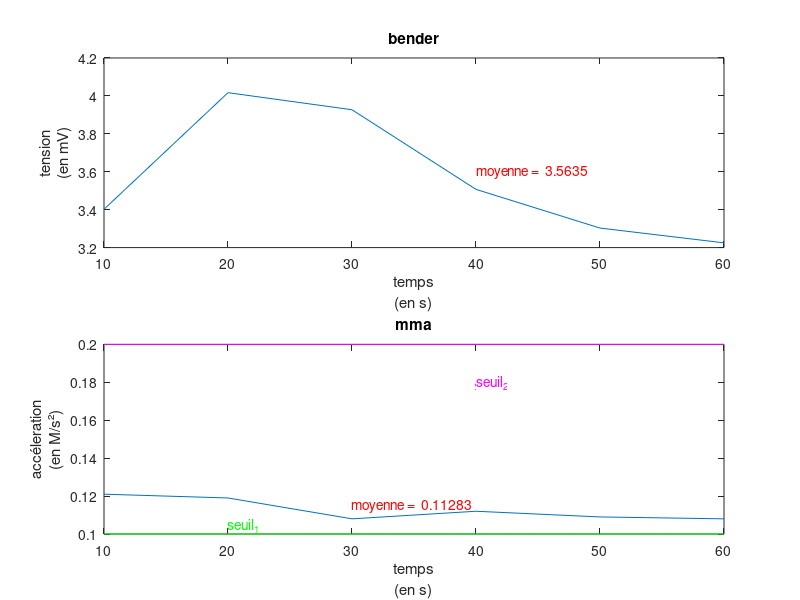
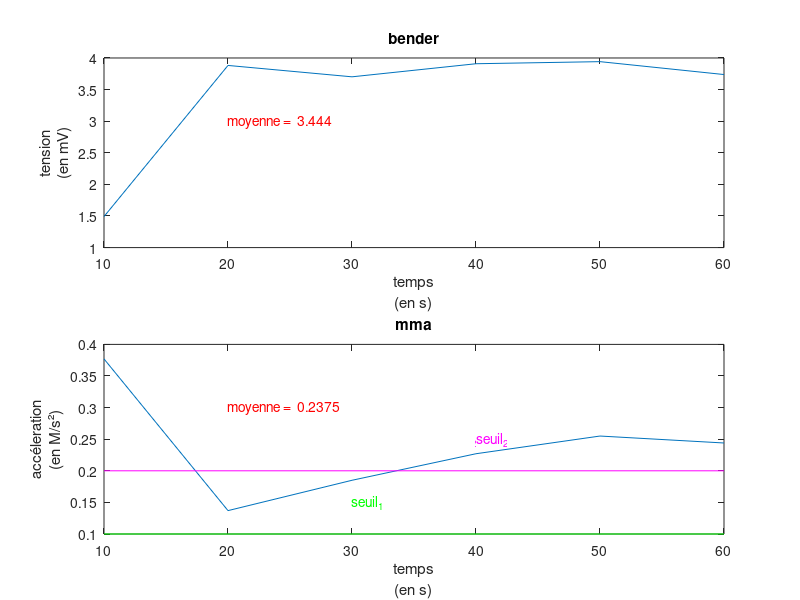
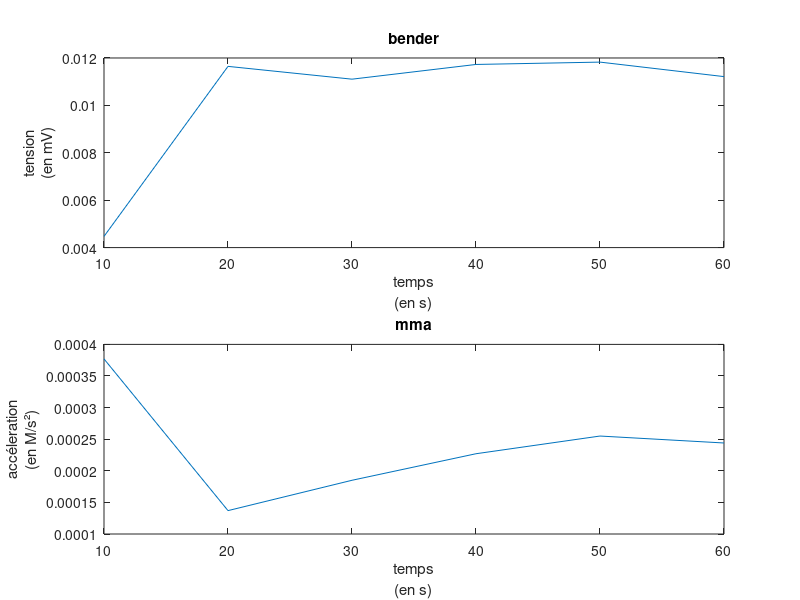

Recreate these plots in MATLAB, in order.
clear all;
close all;
%calcul des valeurs moyennes selon différents sénario

%% calme
bender= [1134;1339;1309;1169;1101;1075];
%bender= [1256;1289;1239;1283;1261;1216];
%bender=[571;1263;1274;600;1273;1272];
%bender=[669;1287;1297;605;1261;1267];
%bender=[1354;1512;92;1256;1307;620];
bender = 3*bender/1000;
norme = [121;119;108;112;109;108];
%norme = [99;102;141;105;105;11];
%norme = [104;97;97;141;98;97];
%norme=[108;96;97;72;96;96];
%norme=[96;97;93;97;97;132];
norme = norme/1000;
sumb = 0;
sumn = 0;
calmebender =0;
calmemma =0;
for i=1:6
   %bender(i)
  sumb = sumb + bender(i);
  sumn = sumn + norme(i);
end
calmebender = sumb/6
calmemma = sumn/6


%tracé des conditions calme
time = [10;20;30;40;50;60];
%figure(1)
figure ('Name','calme')
t.Padding = 'none';
t.TileSpacing = 'none';
subplot(2,1,1);
plot(time(1 : end),bender);
xlabel({'temps','(en s)'});
ylabel({'tension','(en mV)'});
str = ['moyenne =  ',num2str(calmebender)];
text(40,3.6,str,'Color','r')
title('bender');

subplot(2,1,2);
plot(time(1 : end),norme);
hold on;
seuil_1 = [0.1,0.1,0.1,0.1,0.1,0.1];
plot(time(1 : end),seuil_1,'Color','g');
text(20,0.105,'seuil_1','Color','g');
seuil_2 = [0.2,0.2,0.2,0.2,0.2,0.2];
plot(time(1 : end),seuil_2,'Color','m');
text(40,0.18,'seuil_2','Color','m');
hold off;
xlabel({'temps','(en s)'});
ylabel({'accéleration','(en M/s²)'});
title('mma');
str = ['moyenne =  ',num2str(calmemma)];
text(30,0.115,str,'Color','r')



%% agitation moyenne
bender= [497;1294;1234;1303;1314;1246];
%bender=[1393;1398;1387;1369;1386;1331];
%bender=[1273;1287;1265;1296;1294;1276];
bender = 3*bender/1000;
norme = [377;137;185;227;255;244];
%norme=[130;172;157;177;160;186];
%norme=[477;132;241;196;169;149];
norme = norme/1000;
sumb = 0;
sumn = 0;
for i=1:6
   %bender(i)
  sumb = sumb + bender(i);
  sumn = sumn + norme(i);
end
moyenbender = sumb/6
moyenmma = sumn/6


%tracé des conditions moyennes
time = [10;20;30;40;50;60];
figure ('Name','moyen')
t.Padding = 'none';
t.TileSpacing = 'none';
subplot(2,1,1);
plot(time(1 : end),bender);
xlabel({'temps','(en s)'});
ylabel({'tension','(en mV)'});
str = ['moyenne =  ',num2str(moyenbender)];
text(20,3,str,'Color','r')
title('bender');

subplot(2,1,2);
plot(time(1 : end),norme);
hold on
seuil_1 = [0.1,0.1,0.1,0.1,0.1,0.1];
plot(time(1 : end),seuil_1,'Color','g');
text(30,0.15,'seuil_1','Color','g');
seuil_2 = [0.2,0.2,0.2,0.2,0.2,0.2];
plot(time(1 : end),seuil_2,'Color','m');
text(40,0.25,'seuil_2','Color','m');
xlabel({'temps','(en s)'});
ylabel({'accéleration','(en M/s²)'});
title('mma');
str = ['moyenne =  ',num2str(moyenmma)];
text(20,0.3,str,'Color','r')


%% agitation forte
%bender= [1134;1339;1309;1169;1101;1075];
bender = 3*bender/1000;
%norme = [94;93;99;94;94;94];
%norme = [121;119;108;112;109;108];
norme = norme/1000;
sumb = 0;
sumn = 0;
fortbender =0;
fortmma =0;
for i=1:6
   %bender(i)
  sumb = sumb + bender(i);
  sumn = sumn + norme(i);
end
fortbender = sumb/6
fortmma = sumn/6


%tracé des conditions agitées
time = [10;20;30;40;50;60];
%figure(2)
figure ('Name','agitées')
t.Padding = 'none';
t.TileSpacing = 'none';
subplot(2,1,1);
plot(time(1 : end),bender);
xlabel({'temps','(en s)'});
ylabel({'tension','(en mV)'});
str = ['moyenne =  ',num2str(fortbender)];
text(40,3.6,str,'Color','r')
title('bender');

subplot(2,1,2);
plot(time(1 : end),norme);
xlabel({'temps','(en s)'});
ylabel({'accéleration','(en M/s²)'});
title('mma');
str = ['moyenne =  ',num2str(fortmma)];
text(30,0.115,str,'Color','r')



